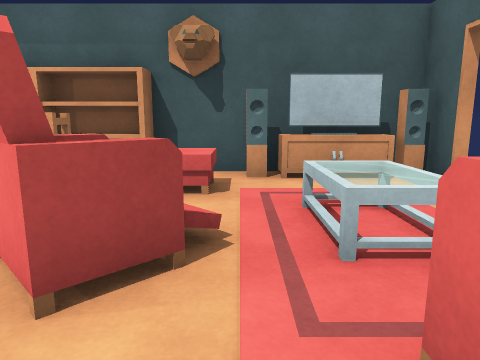
view 1 (above)

18 first-person views from a walk through a Unity game level. The camera is 1.2 m above the floor, tilts 10° down and sees 70° across. Doors are open. The floor is counted in squares, 1.14 m on a side. Each view is taken from the middle of a square. On the plan, view 1 faces up. The plan holds only what a view shows up to about 13 squares ahead; the rest is blank. The player character is not drawn. Some surface patterns are stand-ins.

view 2
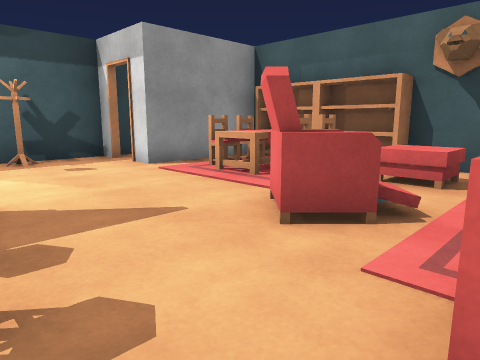

view 3
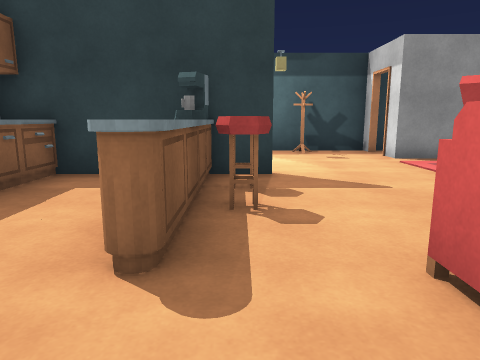

view 4
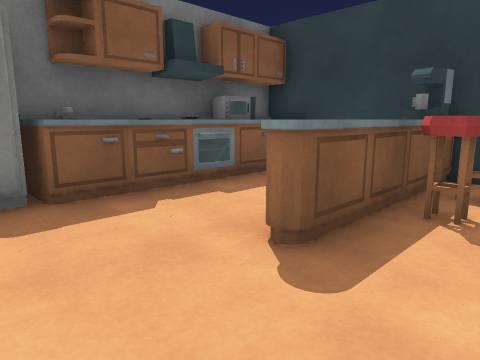

view 5
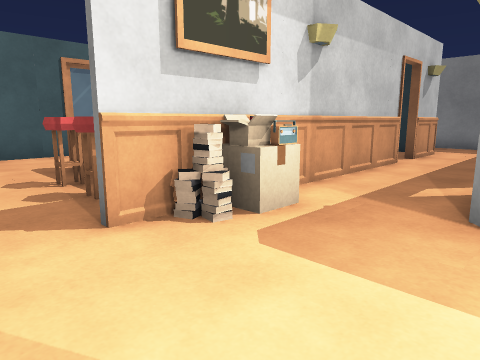

view 6
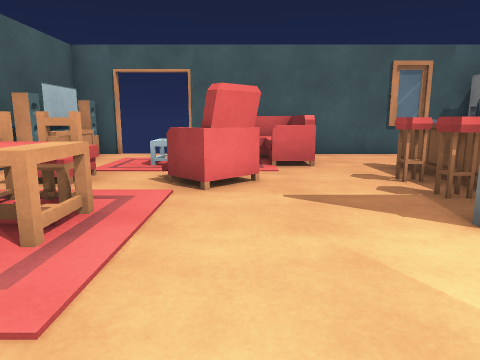

view 7
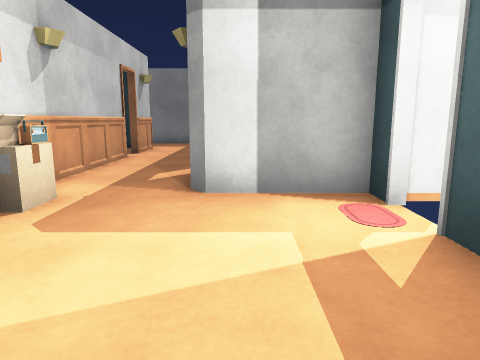

view 8
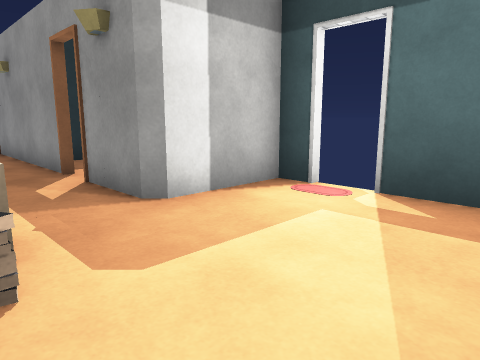

view 9
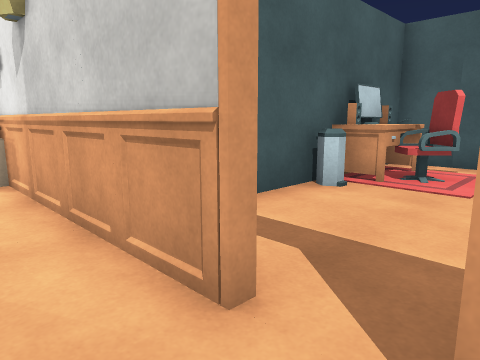

view 10
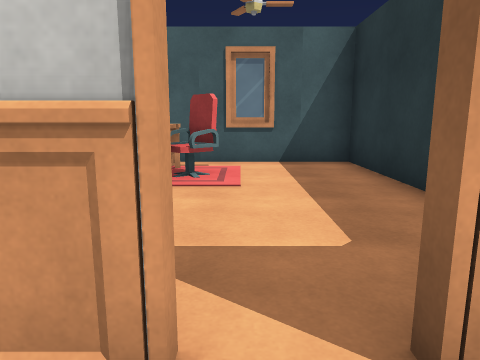

view 11
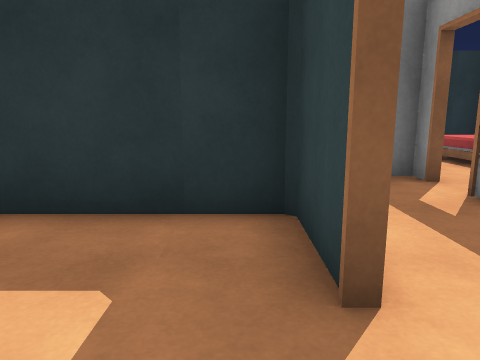

view 12
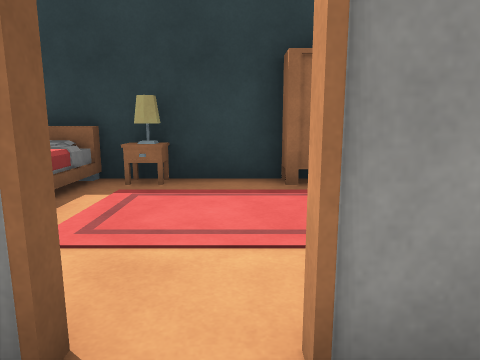

view 13
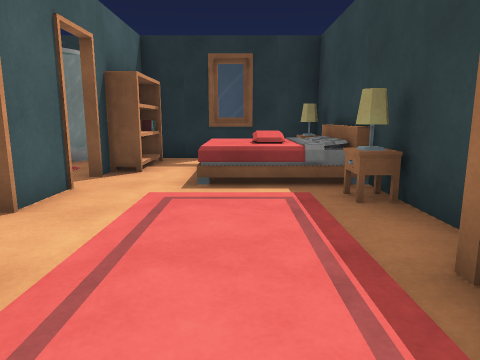

view 14
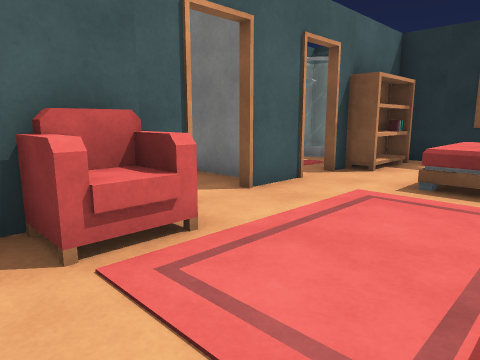

view 15
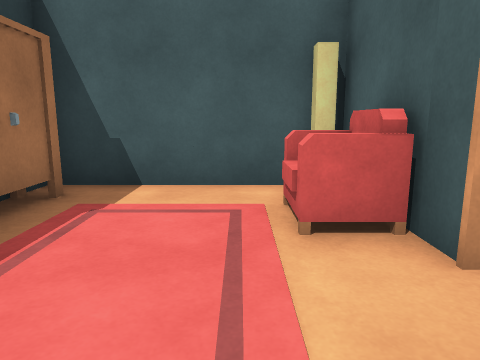

view 16
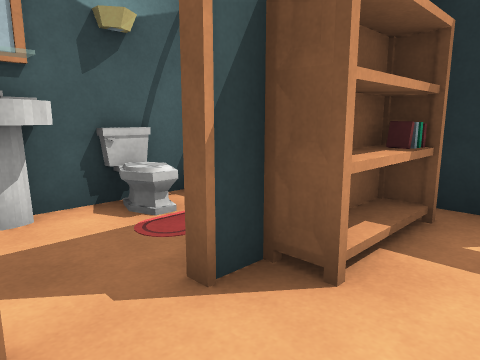

view 17
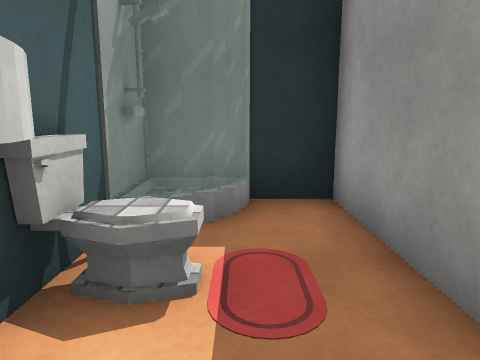

view 18
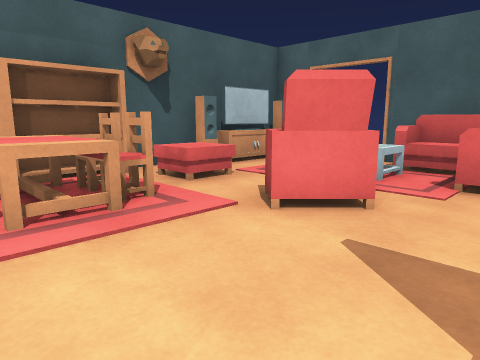

### Floor plan
Points are (right, up) in squares from view 1. A wall is a line through its corners. A room is listed if a view was taken in it or the views show most of it. See-through windows are left out.
Room 1 (views 1, 2, 3, 4, 5, 6, 7, 8, 9, 10, 11, 12, 18)
walls: (-3.8, -1.2) (-3.8, -0.4); (-3.6, -0.3) (-3.6, -5.6); (-4.5, -1.3) (-3.9, -1); (-6.5, -2.9) (-6.2, -3.2); (-6.3, -6) (-6.3, -11.8); (-3.8, -7.8) (-3.8, -2.4); (3.6, -5) (3.6, 3.6); (-8.9, -2.1) (-8.9, -2.9); (-3.6, -8.8) (-3.6, -10.8) (3.6, -10.8) (3.6, -5.7); (-10, -2.9) (-6.3, -2.9) (-6.3, -5); (-8.1, 3.3) (-8.9, 3.3); (-3.8, -10.8) (-3.8, -8.8); (-8.9, 4) (-8.9, -1.1); (3.6, 5.6) (3.6, 7) (-1.7, 7); (-6.3, 7.1) (-6.3, 3.3) (-7.1, 3.3); (-6.3, -13.4) (-3.5, -13.4)
low walls: (-4.4, -1.3) (-3.8, -1.2); (-4.4, -1.3) (-3.9, -1.2); (-4.5, -1.2) (-3.8, -1.3)
ways out: opening at (-6, -12) to room 2; opening at (-4, -12); open door at (-9, -1.5); open door at (-7.5, 3); open door at (-6, -5.5); open door at (-4, -8.5); gap at (4, 6)
objects: other object (-8, 1); rug (-5, 4) to (-5, 5); bookshelf (-5, 6) to (-5, 7); table (-4, 4) to (-3, 5); bookshelf (-4, 6) to (-3, 7); drawers (-3, -5); other object (-3, -2); other object (-2, -5); other object (-2, -2); other object (-2, -1); chair (-2, 2) to (-1, 3); other object (-1, -5) to (0, -5); other object (-1, -2); other object (-1, -1); sofa (-1, 5) to (-1, 6); other object (0, -6); other object (0, -2); speaker (0, 6); other object (1, -7); speaker (1, -6); drawers (1, -5); other object (1, -2); sofa (1, 1) to (3, 3); table (1, 2) to (2, 4); TV (1, 6) to (2, 7); other object (2, -7); other object (2, -6); sink (2, -5); fridge (3, -5); speaker (3, 6)
Room 2 (views 13, 14, 15, 16, 17)
walls: (-6.4, -14.3) (-6.4, -12.8); (-6.4, -11.8) (-6.4, -8.5); (-11.1, -11.2) (-11.1, -18.5) (-5.1, -18.5); (-3.8, -17.1) (-3.8, -16.4); (-10.5, -9.2) (-10.5, -11.2); (-6.7, -8.5) (-11, -8.5)
ways out: opening at (-6, -12) to room 1; opening at (-9, -9)
objects: bed (-8, -17); bookshelf (-7, -18) to (-7, -16); chair (-7, -11) to (-7, -10); shower (-5, -18) to (-4, -18); other object (-4, -16)

Positions as (right, up) in squares from view 1, and headings:
1: (0, 0), facing up
2: (1, -1), facing up-left
3: (3, -1), facing left
4: (3, 0), facing down-left
5: (-7, 1), facing down-right
6: (-7, 2), facing right
7: (-7, 2), facing down
8: (-4, 1), facing down-left
9: (-5, -9), facing up-right
10: (-5, -8), facing right
11: (-3, -7), facing down
12: (-5, -12), facing left
13: (-9, -9), facing down
14: (-10, -9), facing down-right
15: (-8, -14), facing up
16: (-8, -14), facing down-right
17: (-5, -14), facing down
18: (-5, 0), facing up-right
